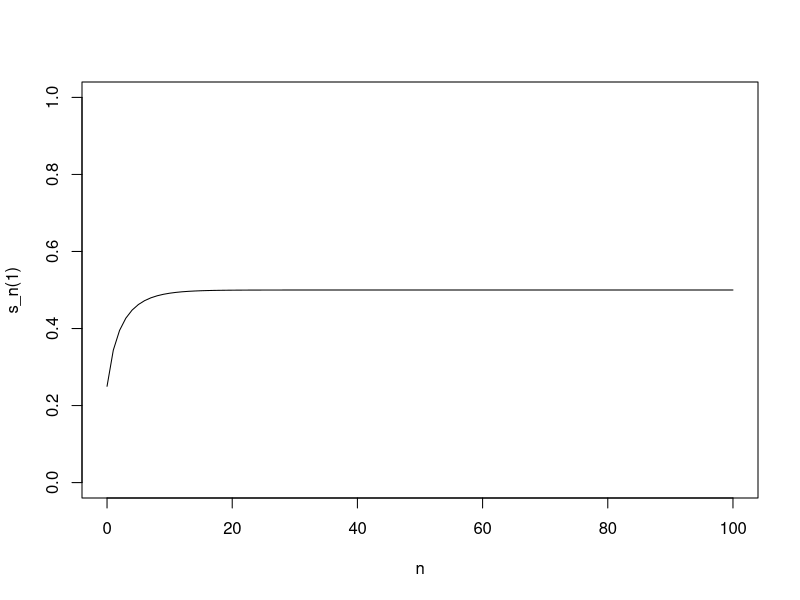
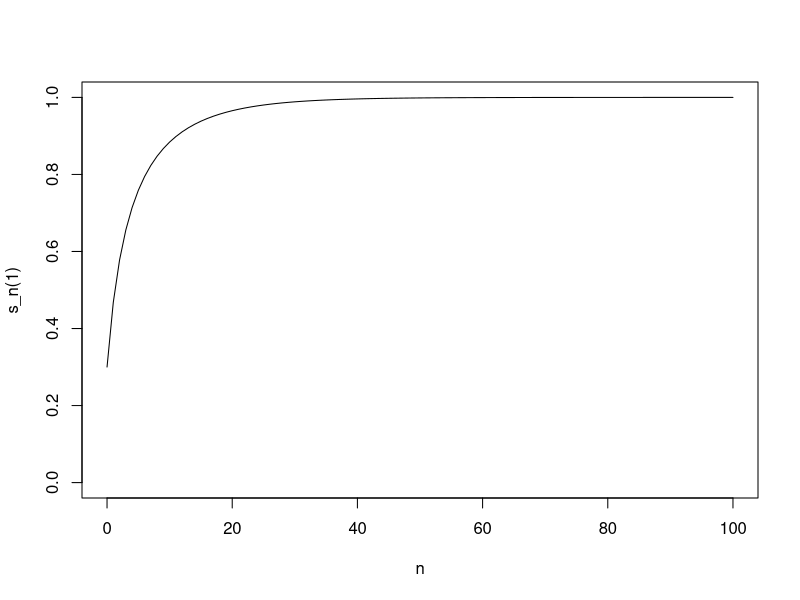
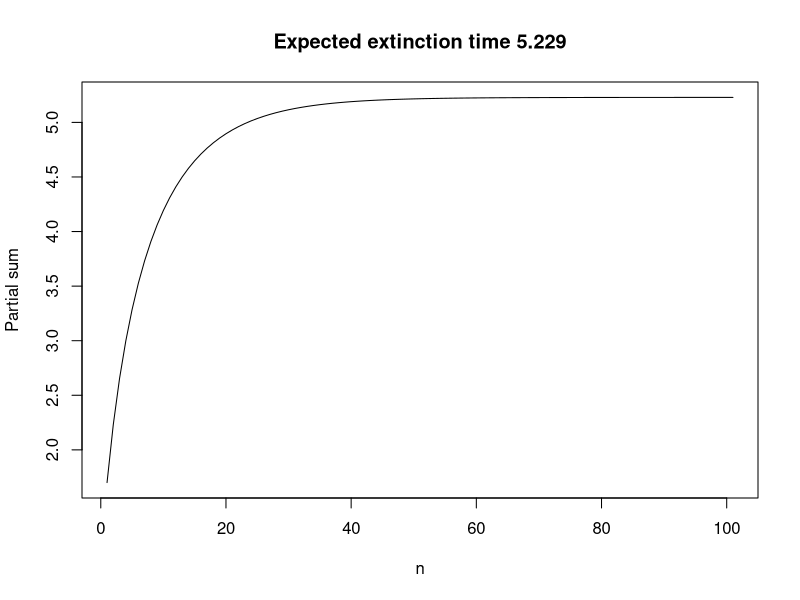
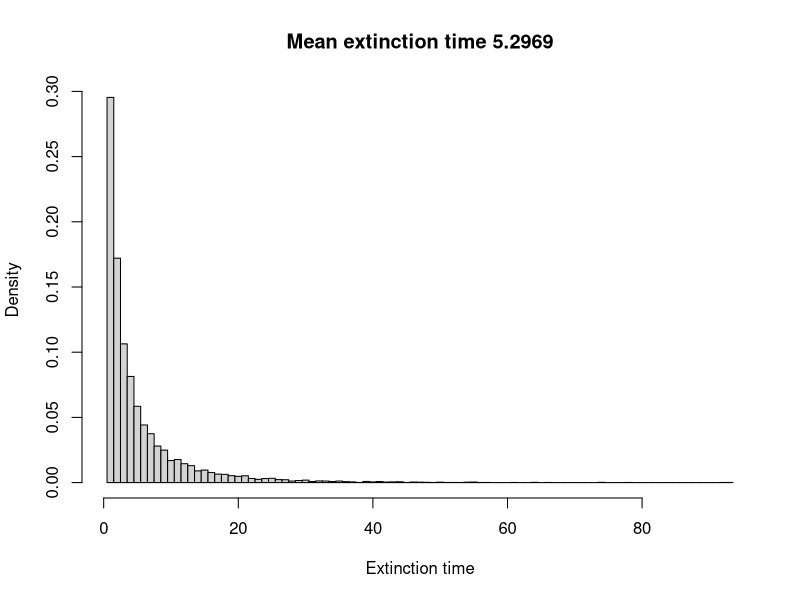

These charts were generated, in order, by the following R code:
# generating function
a<-c(1/4,1/4,1/2) # probability of 0, 1, or 2 offspring
mu <- sum((0:(length(a)-1))*a) # expected value of number of offspring
G <- function(s) a[1]+a[2]*s+a[3]*s^2

# extinction probability e
polyroot(c(a[1],a[2]-1,a[3]))

# iterative calculation of s_n
niteration <- 100
s <- matrix(0,niteration+1,1)
s[1]<-G(0)
for (n in 1:niteration) s[n+1] <- G(s[n])
plot(0:niteration,s,xlab="n",ylab="s_n(1)",ylim=c(0,1),type="l")

# another scenario
a<-c(.3,.5,.2) # probability of 0, 1, or 2 offspring
sum((0:(length(a)-1))*a) # expected value of number of offspring
polyroot(c(a[1],a[2]-1,a[3])) # extinction probability s

niteration <- 100
s <- matrix(0,niteration+1,1)
s[1]<-G(0)
for (n in 1:niteration) s[n+1] <- G(s[n])
plot(0:niteration,s,xlab="n",ylab="s_n(1)",ylim=c(0,1),type="l")
# finite expected extinction time
plot(1:(niteration+1),1+cumsum((1-s[1:(niteration+1)])),
     xlab="n",ylab="Partial sum",type="l",
     main=paste("Expected extinction time",round(1+sum((1-s[1:(niteration+1)])),3)))

# simulation to estimate extinction time distribution
extinction <- function(p) {
  Z<-1
  for (n in 1:1000) {
    ifelse(Z>0,
           Z<-sum(sample(0:(length(a)-1),Z,replace=TRUE,a)),
           return(n-1))
  }
}
sims <- matrix(0,10000,1)
for (k in 1:length(sims)) sims[k]<-extinction(a)
hist(sims,(min(sims)-.5):(max(sims)+.5),freq=FALSE,
     xlab="Extinction time",
     main=paste("Mean extinction time",mean(sims)))
